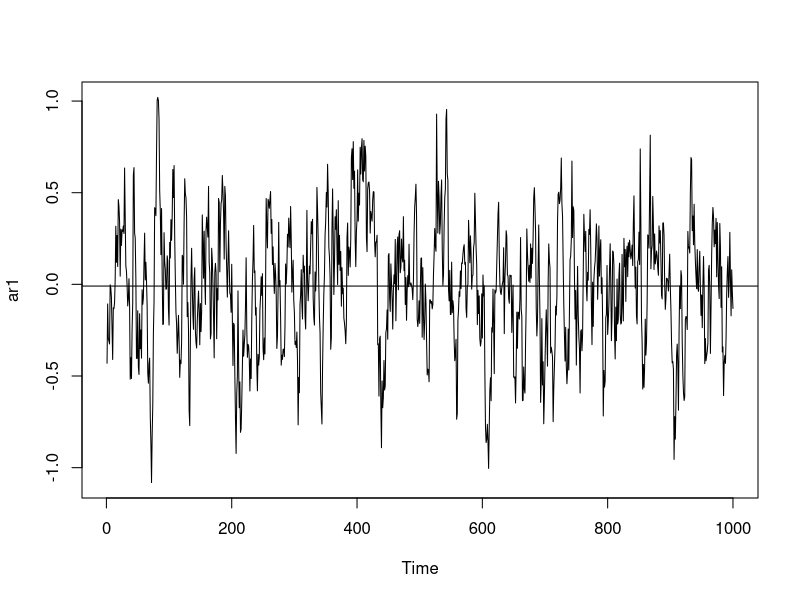
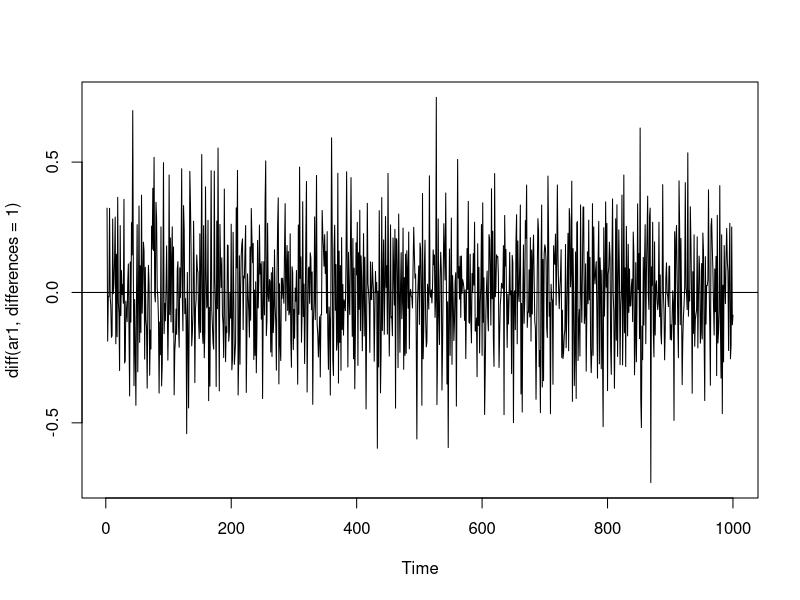
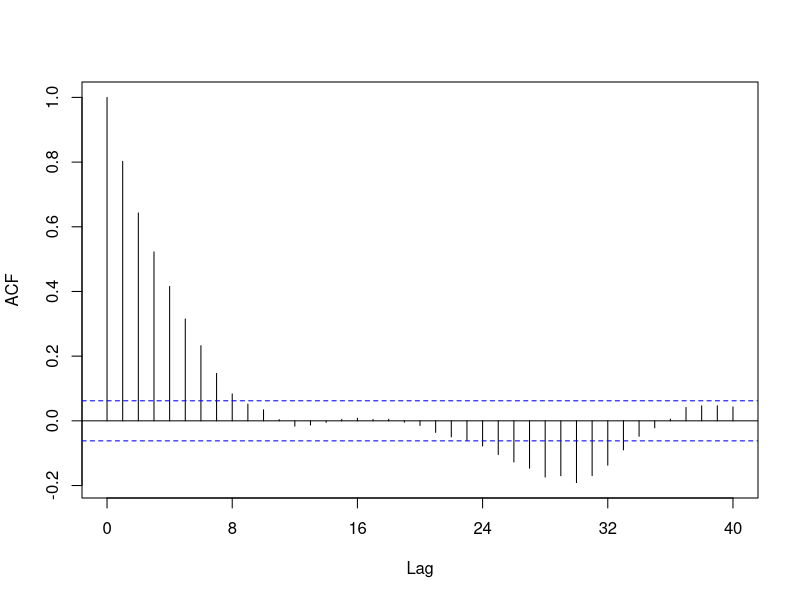
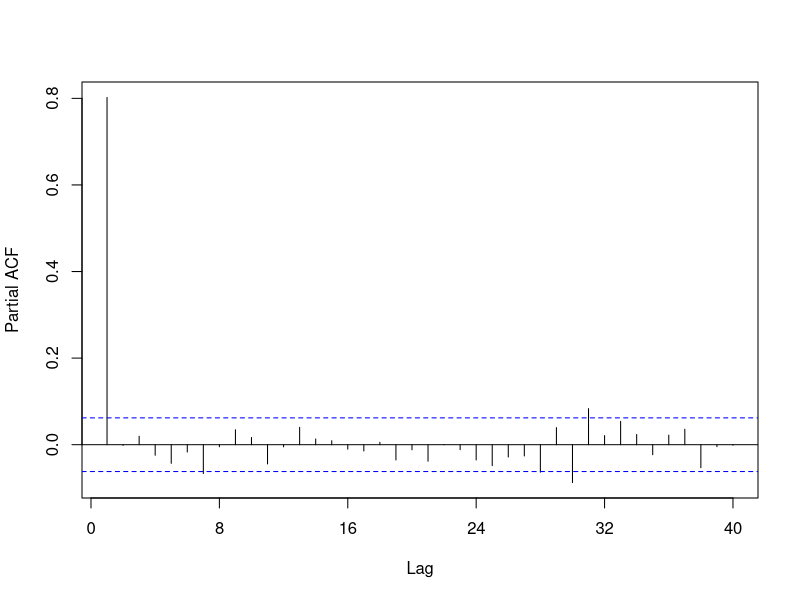
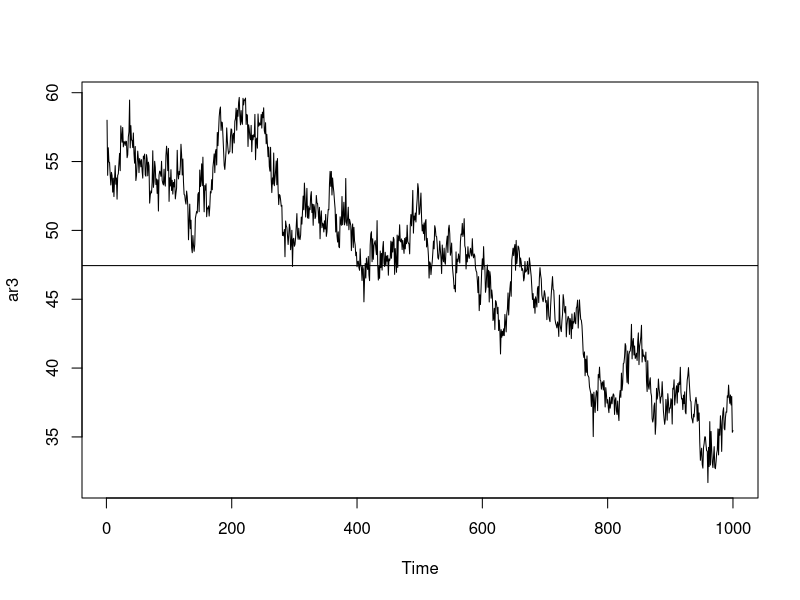
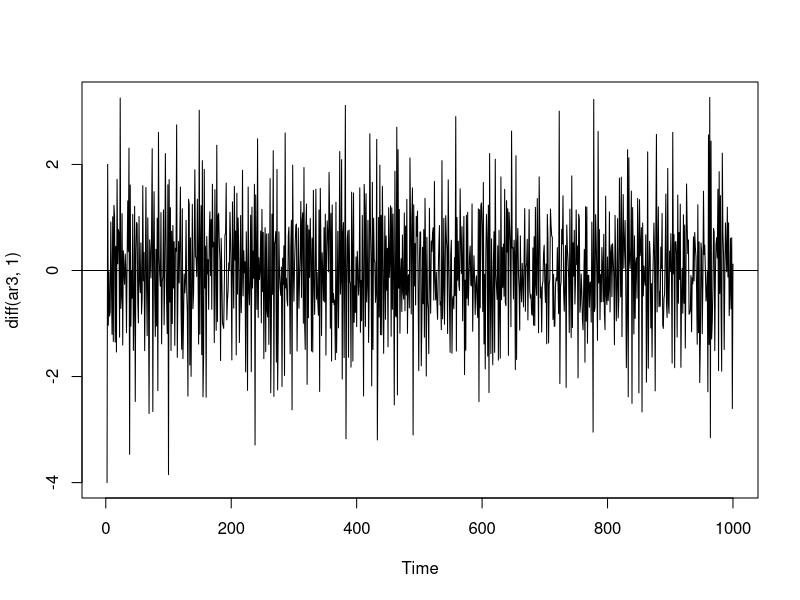
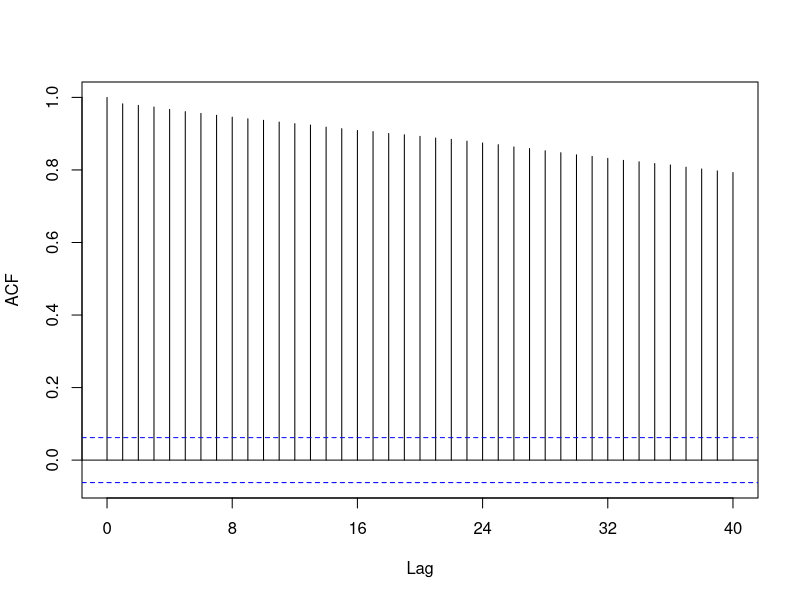
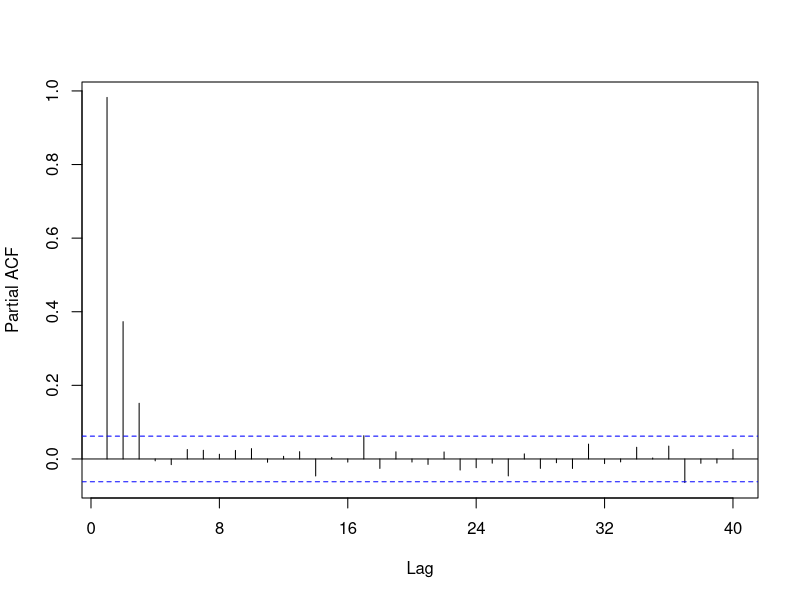

Source code (R) for these figures, in order:
###############################################################
# Series temporales. series AR y MA "puras"
# 
###############################################################

install.packages("tseries")
install.packages("forecast")       # install, if necessary

library(forecast)

input.ar1<-numeric(1000)
input.ar1[1]<- rnorm(1)
for (i in 2:1000) input.ar1[i]<-0.8*input.ar1[i-1]+0.2*rnorm(1)

input.ar3<-numeric(1000)
input.ar3[1:3]<- c(58,54,56)
for (i in 4:1000) input.ar3[i]<-0.5*input.ar3[i-1]+0.3*input.ar3[i-2]+0.2*input.ar3[i-3]+rnorm(1)

input.rnd<-rnorm(1003)

input.ma3<-numeric(1000)
for (i in 1:1000) input.ma3[i]<- 10*input.rnd[i+1]+10*input.rnd[i+2]+10*input.rnd[i+3]+input.rnd[i+3]


# create a time series object
ar1 <- ts(input.ar1)
ar3 <- ts(input.ar3)
ma3 <- ts(input.ma3)


#examine the time series
plot(ar1)
mean(ar1)
abline(a=mean(ar1), b=0)

# check for conditions of a stationary time series
plot(diff(ar1,differences=1))
abline(a=0, b=0)
# d=0

# examine ACF and PACF 
acf(ar1, xaxp = c(0, 40, 5), lag.max=40, main="")
pacf(ar1, xaxp = c(0, 40, 5), lag.max=40, main="")
# p=1

#idem ar3
plot(ar3)
abline(a=mean(ar3), b=0)

plot(diff(ar3,1))
mean(diff(ar3,1))
abline(a=0, b=0)
# d=1

acf(ar3, xaxp = c(0, 40, 5), lag.max=40, main="")
pacf(ar3, xaxp = c(0, 40, 5), lag.max=40, main="")
# p=3


#idem ma3
plot(ma3)
abline(a=mean(ma3), b=0)
plot(diff(ma3,1))
abline(a=0, b=0)
# d=0


acf(ma3, xaxp = c(0, 40, 5), lag.max=40, main="")
pacf(ma3, xaxp = c(0, 40, 5), lag.max=40, main="")
# q=2


# fit a (1,0,0) ARIMA model for ar1
arima_1 <- arima (ar1,order=c(1,0,0))
arima_1

# it may be necessary to calculate AICc and BIC 
# http://stats.stackexchange.com/questions/76761/extract-bic-and-aicc-from-arima-object
AIC(arima_1,k = log(length(ar1)))   #BIC


# examine ACF and PACF of residuals

acf(arima_1$residuals, xaxp = c(0, 40, 5), lag.max=40, main="")
pacf(arima_1$residuals, xaxp = c(0, 40, 5), lag.max=40, main="")

# Normality and Constant Variance
plot(arima_1$residuals, ylab = "Residuals")
abline(a=0, b=0)

hist(arima_1$residuals, xlab="Residuals", xlim=c(-1,1))

qqnorm(arima_1$residuals, main="")
qqline(arima_1$residuals)



# fit a (3,1,0) ARIMA model for ar3
arima_2 <- arima (ar3,order=c(3,1,0))
arima_2

# it may be necessary to calculate AICc and BIC 
# http://stats.stackexchange.com/questions/76761/extract-bic-and-aicc-from-arima-object
AIC(arima_2,k = log(length(ar3)))   #BIC


# examine ACF and PACF

acf(arima_2$residuals, xaxp = c(0, 40, 5), lag.max=40, main="")
pacf(arima_2$residuals, xaxp = c(0, 40, 5), lag.max=40, main="")


plot(arima_2$residuals, ylab = "Residuals")
abline(a=0, b=0)

hist(arima_2$residuals, xlab="Residuals", xlim=c(-4,4))

qqnorm(arima_2$residuals, main="")
qqline(arima_2$residuals)


# fit a (0,0,2) ARIMA model for ma3
arima_3 <- arima (ma3,order=c(0,0,2))
arima_3

# it may be necessary to calculate AICc and BIC 
# http://stats.stackexchange.com/questions/76761/extract-bic-and-aicc-from-arima-object
AIC(arima_3,k = log(length(ma3)))   #BIC


# examine ACF and PACF

acf(arima_3$residuals, xaxp = c(0, 40, 5), lag.max=40, main="")
pacf(arima_3$residuals, xaxp = c(0, 40, 5), lag.max=40, main="")


# Normality and Constant Variance
plot(arima_3$residuals, ylab = "Residuals")
abline(a=0, b=0)

hist(arima_3$residuals, xlab="Residuals", xlim=c(-40,40))

qqnorm(arima_3$residuals, main="")
qqline(arima_3$residuals)




